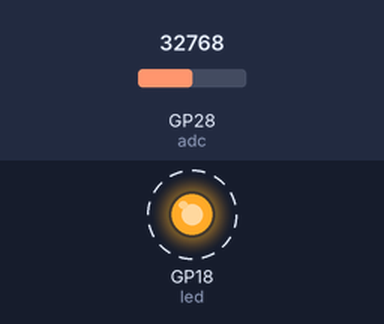
Bench run of a program on a simulated Raspberry Pi Pico running MicroPython. Parts: output pins drawn as LEDs (lit = HIGH). Dashed ring = blinking. Inputs (shaded band) come from the test bench; at power-on: GP28 (adc) = 32768 (analog values on the 0–65535 scale).

Above: at 1.27 s.
1.3 s: GP28 (adc) set to 7864
At 1.42 s:
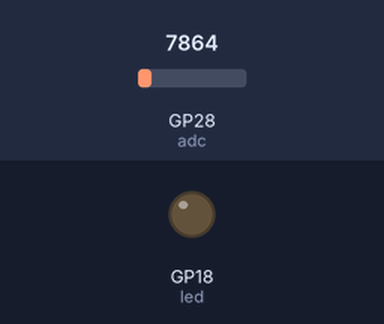
4.3 s: GP28 (adc) set to 32767
At 4.68 s:
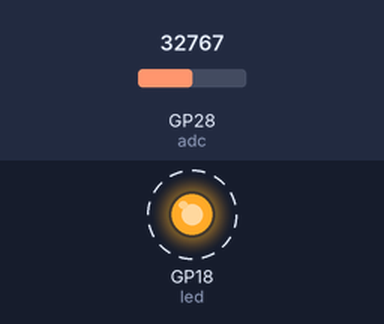
Timing chart, 0 to 13.3 s (numbered marks = the images above; inputs shaded):
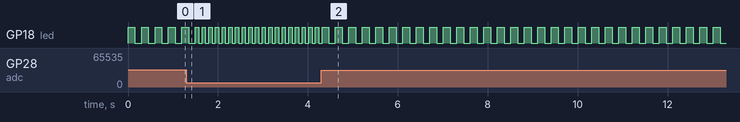

Measured:
- after the input at 4.3 s, GP18 (led): alternates HIGH for 0.15 s and LOW for 0.15 s, starting after 0.16 s
- by itself, GP18 (led): repeats every 0.15 s: HIGH 0.07 s, LOW 0.07 s

The program:

03_ejemplo_02_ADC_potenciometro_led.py
```python
from machine import ADC,Pin
import utime

led = Pin(18, Pin.OUT)
adc = ADC(2)

# el rango del ADC va de 0 a 65535, así que
# dividimos 65535 / 200 y da 327
# y si dividimos 65535 /327 va a dar 200 que es
# el valor maximo que queremos sumar al tiempo


while True:

    valor = adc.read_u16()
    # tiempo 50 ms + otros milisegundos calculados
    tiempo = 50 + int(valor/327)
    led.value(1) # primer momento comentado, segundo momento descomentado
    # print(int(tiempo)) # primer momento descomentado, segundo momento comentado
    # utime.sleep_ms(200) # primer momento descomentado, segundo momento comentado

    utime.sleep_ms(tiempo) # primer momento comentado, segundo momento descomentado
    led.value(0) # primer momento comentado, segundo momento descomentado
    utime.sleep_ms(int(tiempo)) # primer momento comentado, segundo momento descomentado
```
